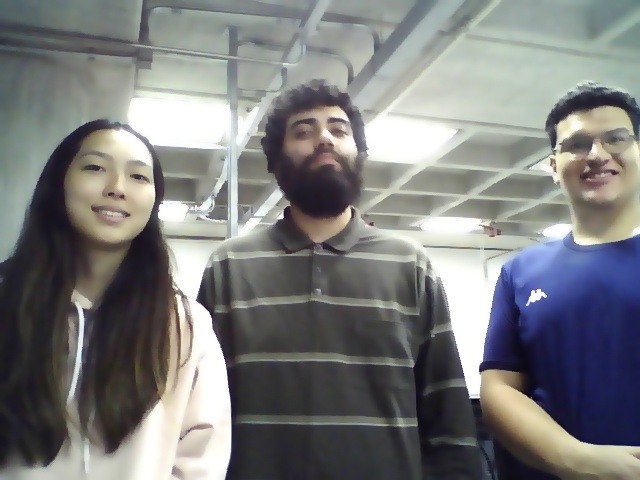
//> input picture Labs/lab02/bilateral.jpg, 640 x 480 px
$ ./SalPimenta bilateral.jpg   (built with g++ and OpenCV 4)
//> lines starting //> are read from the running program, lines starting //| are printed output that depends on the picture; after the words box and inside, x2 and y2 are one past the last pixel; in counts of white or black regions, pixels touching at a corner belong together
#include <iostream>
#include<opencv2/imgproc/imgproc.hpp>
#include <opencv2/highgui/highgui.hpp>
#include <opencv2/core/core.hpp>

using namespace std;
using namespace cv;

void Add_salt_pepper_Noise(Mat &srcArr, float pa, float pb )

{    RNG rng; // rand number generator
    int amount1=srcArr.rows*srcArr.cols*pa;
    int amount2=srcArr.rows*srcArr.cols*pb;
    for(int counter=0; counter<amount1; ++counter)
    {
     srcArr.at<uchar>(rng.uniform( 0,srcArr.rows), rng.uniform(0, srcArr.cols)) =0;

    }
     for (int counter=0; counter<amount2; ++counter)
     {
     srcArr.at<uchar>(rng.uniform(0,srcArr.rows), rng.uniform(0,srcArr.cols)) = 255;
     }
}


int main(int argc, char *argv[])
{
    Mat srcArr;

  if (argc<=1)
     {   srcArr = imread("original.png"); }

  else if (argc>=2)
     {   srcArr = imread(argv[1]);}
//> srcArr is the input picture: 480 rows x 640 cols, CV_8UC3; mean B, G, R 124.4, 124.3, 123.4

  cvtColor(srcArr,srcArr, COLOR_RGB2GRAY,1);
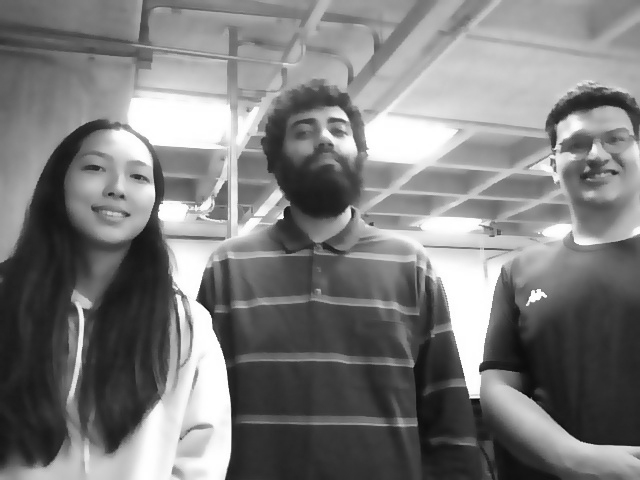
//> srcArr: 480 rows x 640 cols, CV_8UC1; min 8, max 255, mean 124.2

  imshow("The original Image", srcArr);

  Mat srcArr1 = srcArr.clone();
  Mat srcArr2 = srcArr.clone();
  Mat dstArr;

  // Parâmetros pa e pb podem ser alterados para maior ou menor quantidade de ruido
  float pa,pb;
  pa = 0.05;
  pb = 0.05;

  Add_salt_pepper_Noise(srcArr1, pa,pb);
//> after the loop in Add_salt_pepper_Noise, `for(int counter=0; counter<amount1; ++counter)`:
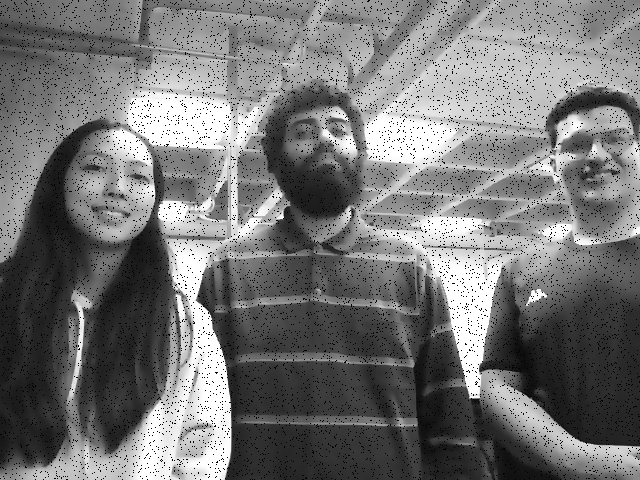
//> srcArr: 480 rows x 640 cols, CV_8UC1; 4.88% of pixels changed, all inside (x1, y1, x2, y2) = (0, 0, 640, 480)
//> after the loop in Add_salt_pepper_Noise, `for (int counter=0; counter<amount2; ++counter)`:
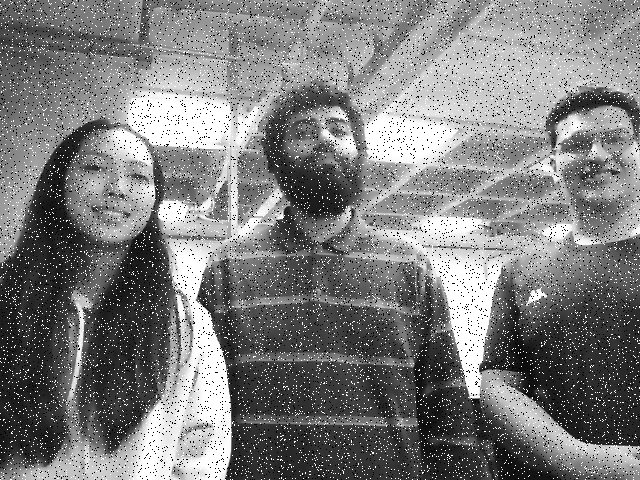
//> srcArr: 480 rows x 640 cols, CV_8UC1; 4.74% of pixels changed, all inside (x1, y1, x2, y2) = (0, 0, 640, 480)
  imshow("Add salt and pepper noise to image ", srcArr1);
  imwrite("salt_pepper_noise_image.jpg",srcArr1);


  waitKey(0);
  return 0;
}
